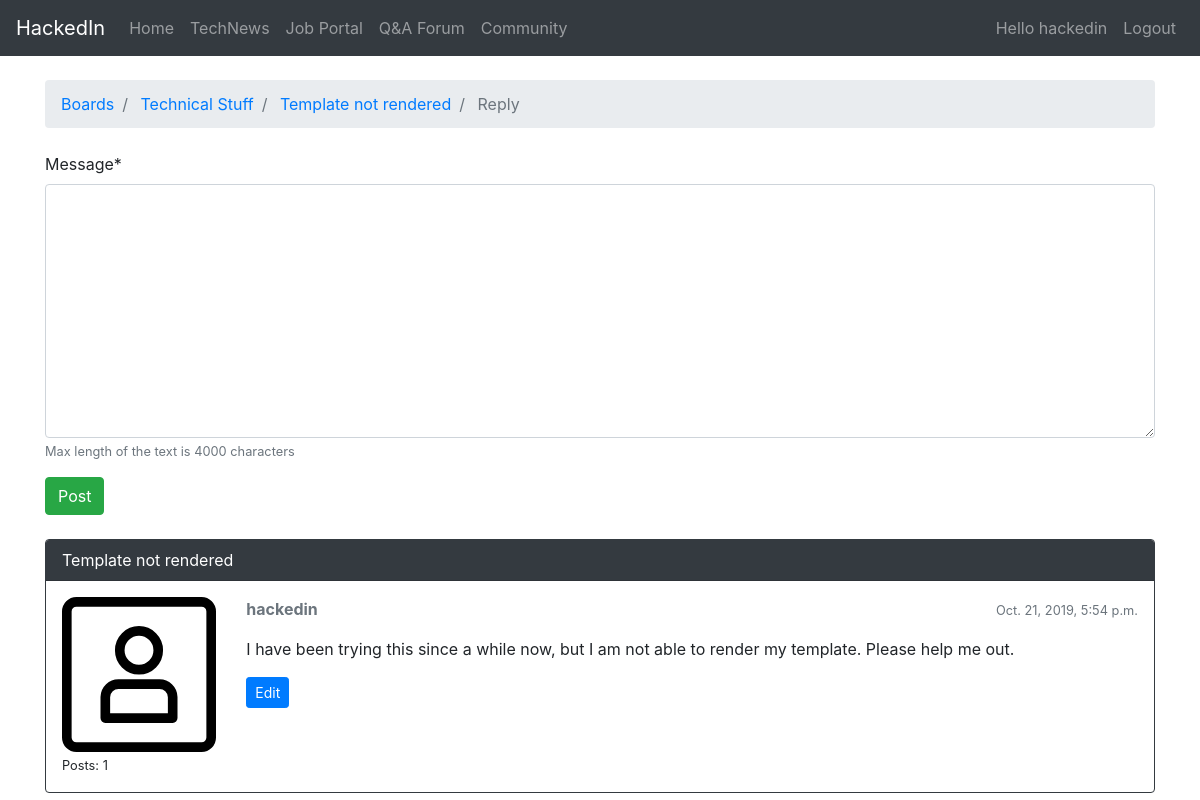
Page /forums/boards/2/6/reply/ (signed in) on the committed database.
### forums/models.py (models this page shows, shortened)
class Topic(models.Model):
    subject = models.CharField(max_length=256)
    last_updated = models.DateTimeField(auto_now_add=True)
    board = models.ForeignKey(
        Board,
        on_delete=models.CASCADE,
        related_name='topics',
    )
    starter = models.ForeignKey(
        settings.AUTH_USER_MODEL,
        on_delete=models.CASCADE,
        related_name='topics',
    )
    views = models.PositiveIntegerField(default=0)
    def get_absolute_url(self):
        return reverse('topic_posts', kwargs={
            'pk': self.board.pk,
            'topic_pk': self.pk
        })

class Board(models.Model):
    name = models.CharField(max_length=30, unique=True)
    description = models.CharField(max_length=100)

class Post(models.Model):
    message = models.TextField(max_length=4000)
    topic = models.ForeignKey(
        Topic,
        on_delete=models.CASCADE,
        related_name='posts',
    )
    created_at = models.DateTimeField(auto_now_add=True)
    updated_at = models.DateTimeField(null=True)
    created_by = models.ForeignKey(
        settings.AUTH_USER_MODEL,
        on_delete=models.CASCADE,
        related_name='posts',
    )
    updated_by = models.ForeignKey(
        settings.AUTH_USER_MODEL,
        on_delete=models.CASCADE,
        null=True,
        related_name='+',
    )

### forums/views.py (the view)
# urls.py: path('boards/<int:pk>/<int:topic_pk>/reply/', views.reply_topic, name='reply_topic'),
@login_required
def reply_topic(request, pk, topic_pk):
    topic = get_object_or_404(Topic, board__pk=pk, pk=topic_pk)
    posts = topic.posts.all()
    if request.method == 'POST':
        form = PostForm(request.POST)
        if form.is_valid():
            post = form.save(commit=False)
            post.topic = topic
            post.created_by = request.user
            post.save()
            return redirect('topic_posts', pk=pk, topic_pk=topic_pk)
    else:
        form = PostForm()
    context = {'topic': topic, 'posts': posts, 'form': form}
    return render(request, 'forums/reply_topic.html', context)

### forums/forms.py
class PostForm(forms.ModelForm):
    class Meta:
        model = Post
        fields = ['message', ]
        help_texts = {'message': 'Max length of the text is 4000 characters'}

### forums/templates/forums/reply_topic.html (shortened to what this page needs)
{% extends 'forums/base.html' %}
{% block breadcrumb %}
<li class="breadcrumb-item">
    <a href="{% url 'home' %}">Boards</a>
</li>
<li class="breadcrumb-item">
    <a href="{% url 'board_topics' topic.board.pk %}">
        {{ topic.board.name }}
    </a>
</li>
<li class="breadcrumb-item">
    <a href="{{ topic.get_absolute_url }}">
        {{ topic.subject }}
    </a>
</li>
<li class="breadcrumb-item active">
    Reply
</li>
{% endblock %}
{% block content %}
{% load crispy_forms_tags %}
<form method="post" novalidate>
    {{ form|crispy }}
    <button type="submit" class="btn btn-success">Post</button>
</form>
{% include 'forums/includes/all_topic_posts.html' %}
{% endblock %}

### forums/templates/forums/base.html (shortened to what this page needs)
<!doctype html>
<html lang="en">
<head>
    <link rel="stylesheet" href="https://maxcdn.bootstrapcdn.com/bootstrap/4.0.0/css/bootstrap.min.css"
>
</head>
<body>
{% block body %}
<nav class="navbar navbar-expand-lg navbar-dark bg-dark">
            <a class="navbar-brand" href="{% url 'homepage' %}">HackedIn</a>
              <div class="collapse navbar-collapse" id="navbarSupportedContent">
                <ul class="navbar-nav mr-auto">
                  <li class="nav-item">
                    <a class="nav-link" href="{% url 'homepage' %}">Home</a>
                  </li>
                  <li class="nav-item">
                    <a class="nav-link" href="{% url 'news' %}">TechNews</a>
                  </li>
                  <li class="nav-item">
                    <a class="nav-link" href="{% url 'jobs:index' %}">Job Portal</a>
                  </li>
                  <li class="nav-item">
                    <a class="nav-link" href="/forums/">Q&A Forum</a>
                  </li>
                  <li class="nav-item">
                    <a class="nav-link" href="/community/">Community</a>
                  </li>
                </ul>
            </div>
                <div class="navbar-nav">
                    {% if user.is_authenticated %}
                    <a class="nav-item nav-link" href="{% url 'profile' %}">Hello {{user.username}}</a>
                    <a class="nav-item nav-link" href="{% url 'logout' %}">Logout</a>
                    {% else %}
                    <a class="nav-item nav-link" href="{% url 'login' %}">Login</a>
                    <a class="nav-item nav-link" href="{% url 'register' %}">Register</a>
                    {% endif %}
                </div>
        </nav>
<div class="container">
    <ol class="breadcrumb my-4">
        {% block breadcrumb %}
        {% endblock %}
    </ol>
    {% block content %}
    {% endblock %}
</div>
{% endblock body %}
</body>
</html>

### forums/templates/forums/includes/all_topic_posts.html
{% load static %}
{% for post in posts %}
<div class="card mb-2 mt-4 {% if forloop.first %}border-dark{% endif %}">
    {% if forloop.first %}
        <div class="card-header text-white bg-dark py-2 px-3">
            {{ topic.subject }}
        </div>
    {% endif %}
    <div class="card-body p-3">
        <div class="row">
            <div class="col-2">
                <img src="{% static 'img/avatar.svg' %}" alt="{{ post.created_by.username }}" class="w-100">
                <small>Posts: {{ post.created_by.posts.count }}</small>
            </div>
            <div class="col-10">
                <div class="row mb-3">
                    <div class="col-6">
                        <strong class="text-muted">{{ post.created_by.username }}</strong>
                    </div>
                    <div class="col-6 text-right">
                        <small class="text-muted">{{ post.created_at }}</small>
                    </div>
                </div>
                <p>{{ post.message }}</p>
                {% if post.created_by == user %}
                    <div class="mt-3">
                        <a href="{% url 'edit_post' post.topic.board.pk post.topic.pk post.pk %}"
                           class="btn btn-primary btn-sm" role="button">
                            Edit
                        </a>
                    </div>
                {% endif %}
            </div>
        </div>
    </div>
</div>
{% endfor %}

### rows in the picture
Topic: board.name "Technical Stuff", subject "Template not rendered"
Post: created_by.posts.count "1", created_by.username "hackedin", created_at "Oct. 21, 2019, 5:54 p.m.", message "I have been trying this since a while now, but I am not able to render my template. Please help me out.", shows "Edit"

### other values in the picture
{{ user.username }} "hackedin"
